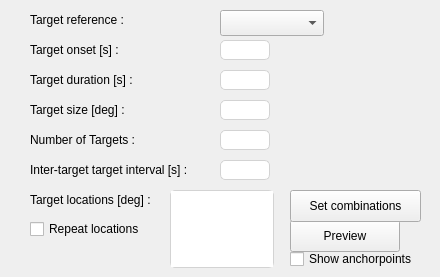
    <widget class="QWidget" name="target_tab">
     <attribute name="title">
      <string>Stimuli</string>
     </attribute>
     <widget class="QLabel" name="label_21">
      <property name="geometry">
       <rect>
        <x>30</x>
        <y>40</y>
        <width>121</width>
        <height>20</height>
       </rect>
      </property>
      <property name="text">
       <string>Target onset [s] :</string>
      </property>
     </widget>
     <widget class="QLineEdit" name="target_onset">
      <property name="geometry">
       <rect>
        <x>220</x>
        <y>40</y>
        <width>50</width>
        <height>20</height>
       </rect>
      </property>
      <property name="focusPolicy">
       <enum>Qt::StrongFocus</enum>
      </property>
      <property name="toolTip">
       <string>How long should we wait after the monkey has fulfilled the fixation criteria until we present the target</string>
      </property>
      <property name="styleSheet">
       <string notr="true">border: 1px solid lightgray;
border-radius: 5px</string>
      </property>
     </widget>
     <widget class="QLabel" name="label_22">
      <property name="geometry">
       <rect>
        <x>30</x>
        <y>70</y>
        <width>121</width>
        <height>20</height>
       </rect>
      </property>
      <property name="text">
       <string>Target duration [s] :</string>
      </property>
     </widget>
     <widget class="QLineEdit" name="target_duration">
      <property name="geometry">
       <rect>
        <x>220</x>
        <y>70</y>
        <width>50</width>
        <height>20</height>
       </rect>
      </property>
      <property name="focusPolicy">
       <enum>Qt::StrongFocus</enum>
      </property>
      <property name="toolTip">
       <string>For how long should the target be on the screen</string>
      </property>
      <property name="styleSheet">
       <string notr="true">border: 1px solid lightgray;
border-radius: 5px</string>
      </property>
     </widget>
     <widget class="QTextEdit" name="target_locations">
      <property name="geometry">
       <rect>
        <x>170</x>
        <y>190</y>
        <width>104</width>
        <height>78</height>
       </rect>
      </property>
      <property name="toolTip">
       <string>List of target locations in the from of x,y coordinates on the screen</string>
      </property>
      <property name="styleSheet">
       <string notr="true">border: 1px solid lightgray;
border-radius: 5px</string>
      </property>
     </widget>
     <widget class="QLabel" name="label_23">
      <property name="geometry">
       <rect>
        <x>30</x>
        <y>190</y>
        <width>131</width>
        <height>20</height>
       </rect>
      </property>
      <property name="text">
       <string>Target locations [deg] :</string>
      </property>
     </widget>
     <widget class="QPushButton" name="preview_targets">
      <property name="geometry">
       <rect>
        <x>290</x>
        <y>220</y>
        <width>110</width>
        <height>32</height>
       </rect>
      </property>
      <property name="toolTip">
       <string>Preview the target locations</string>
      </property>
      <property name="text">
       <string>Preview</string>
      </property>
     </widget>
     <widget class="QLabel" name="label_24">
      <property name="geometry">
       <rect>
        <x>30</x>
        <y>100</y>
        <width>121</width>
        <height>20</height>
       </rect>
      </property>
      <property name="text">
       <string>Target size [deg] :</string>
      </property>
     </widget>
     <widget class="QLineEdit" name="target_size">
      <property name="geometry">
       <rect>
        <x>220</x>
        <y>100</y>
        <width>50</width>
        <height>20</height>
       </rect>
      </property>
      <property name="focusPolicy">
       <enum>Qt::StrongFocus</enum>
      </property>
      <property name="toolTip">
       <string>The size of the target in degrees of visual angle</string>
      </property>
      <property name="styleSheet">
       <string notr="true">border: 1px solid lightgray;
border-radius: 5px</string>
      </property>
     </widget>
     <widget class="QLabel" name="label_25">
      <property name="geometry">
       <rect>
        <x>30</x>
        <y>130</y>
        <width>121</width>
        <height>20</height>
       </rect>
      </property>
      <property name="text">
       <string>Number of Targets :</string>
      </property>
     </widget>
     <widget class="QLineEdit" name="num_targets">
      <property name="geometry">
       <rect>
        <x>220</x>
        <y>130</y>
        <width>50</width>
        <height>20</height>
       </rect>
      </property>
      <property name="focusPolicy">
       <enum>Qt::StrongFocus</enum>
      </property>
      <property name="toolTip">
       <string>The number of targets to be presented</string>
      </property>
      <property name="styleSheet">
       <string notr="true">border: 1px solid lightgray;
border-radius: 5px</string>
      </property>
     </widget>
     <widget class="QCheckBox" name="target_anchors">
      <property name="geometry">
       <rect>
        <x>290</x>
        <y>250</y>
        <width>141</width>
        <height>18</height>
       </rect>
      </property>
      <property name="toolTip">
       <string>Whether to display saccade anchorpoints at the possible target locations</string>
      </property>
      <property name="text">
       <string>Show anchorpoints</string>
      </property>
     </widget>
     <widget class="QLabel" name="label_40">
      <property name="geometry">
       <rect>
        <x>30</x>
        <y>160</y>
        <width>171</width>
        <height>20</height>
       </rect>
      </property>
      <property name="text">
       <string>Inter-target target interval [s] :</string>
      </property>
     </widget>
     <widget class="QLineEdit" name="inter_target_interval">
      <property name="geometry">
       <rect>
        <x>220</x>
        <y>160</y>
        <width>50</width>
        <height>20</height>
       </rect>
      </property>
      <property name="focusPolicy">
       <enum>Qt::StrongFocus</enum>
      </property>
      <property name="toolTip">
       <string>The delay between targets</string>
      </property>
      <property name="styleSheet">
       <string notr="true">border: 1px solid lightgray;
border-radius: 5px</string>
      </property>
     </widget>
     <widget class="QPushButton" name="set_combinations">
      <property name="geometry">
       <rect>
        <x>290</x>
        <y>190</y>
        <width>131</width>
        <height>32</height>
       </rect>
      </property>
      <property name="text">
       <string>Set combinations</string>
      </property>
     </widget>
     <widget class="QLabel" name="label_41">
      <property name="geometry">
       <rect>
        <x>30</x>
        <y>10</y>
        <width>121</width>
        <height>20</height>
       </rect>
      </property>
      <property name="text">
       <string>Target reference :</string>
      </property>
     </widget>
     <widget class="QComboBox" name="target_onset_ref">
      <property name="geometry">
       <rect>
        <x>220</x>
        <y>10</y>
        <width>104</width>
        <height>26</height>
       </rect>
      </property>
      <property name="toolTip">
       <string>The event to use as reference for onset of the target</string>
      </property>
     </widget>
     <widget class="QCheckBox" name="repeat_locations">
      <property name="geometry">
       <rect>
        <x>30</x>
        <y>220</y>
        <width>141</width>
        <height>18</height>
       </rect>
      </property>
      <property name="toolTip">
       <string>&lt;html&gt;&lt;head/&gt;&lt;body&gt;&lt;p&gt;Whether to allow a sequence of stimuli to have the same location, e.g. a target in location 1 followed by a distractor at the same location.&lt;/p&gt;&lt;/body&gt;&lt;/html&gt;</string>
      </property>
      <property name="text">
       <string>Repeat locations</string>
      </property>
     </widget>
    </widget>
